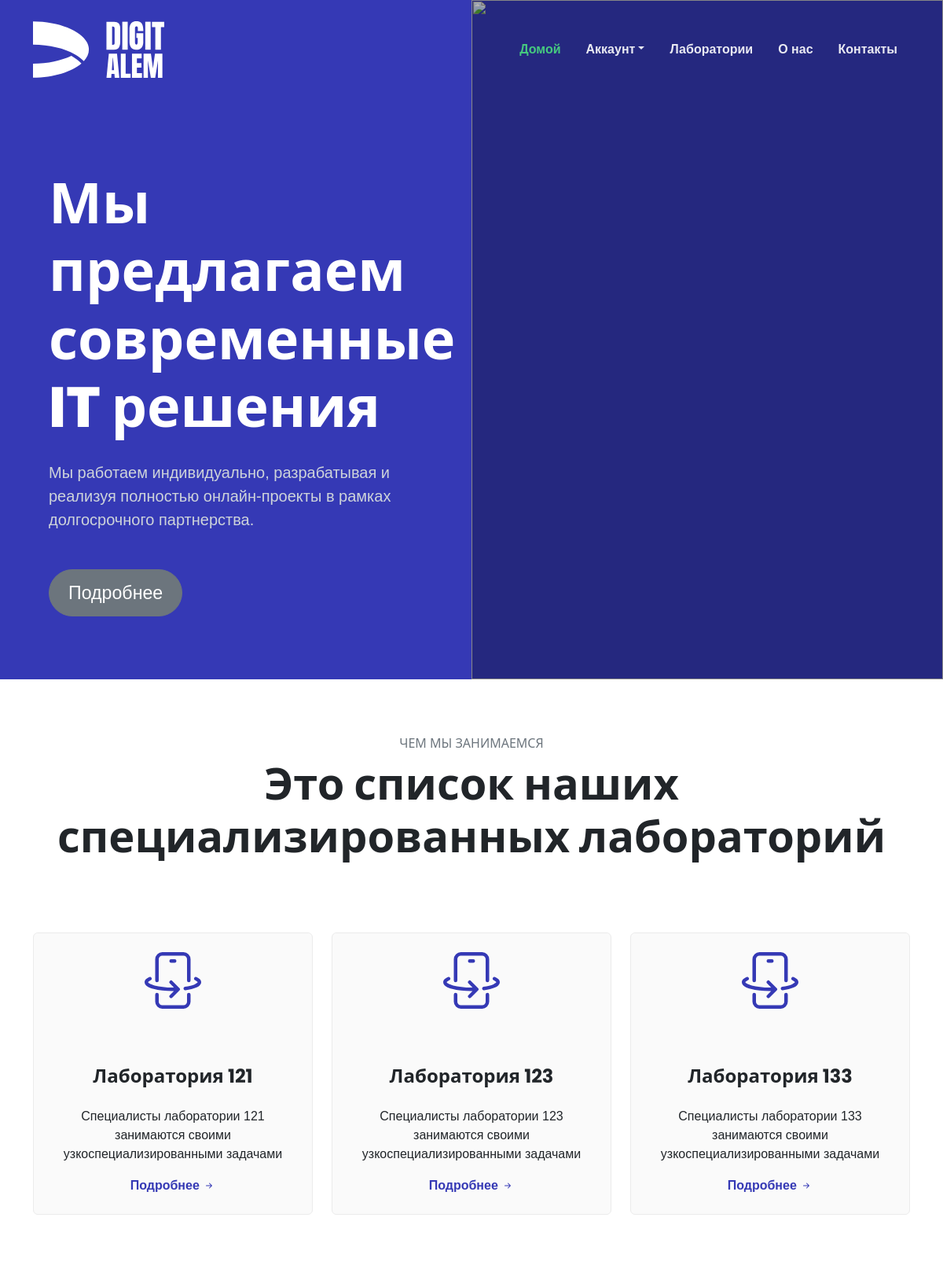
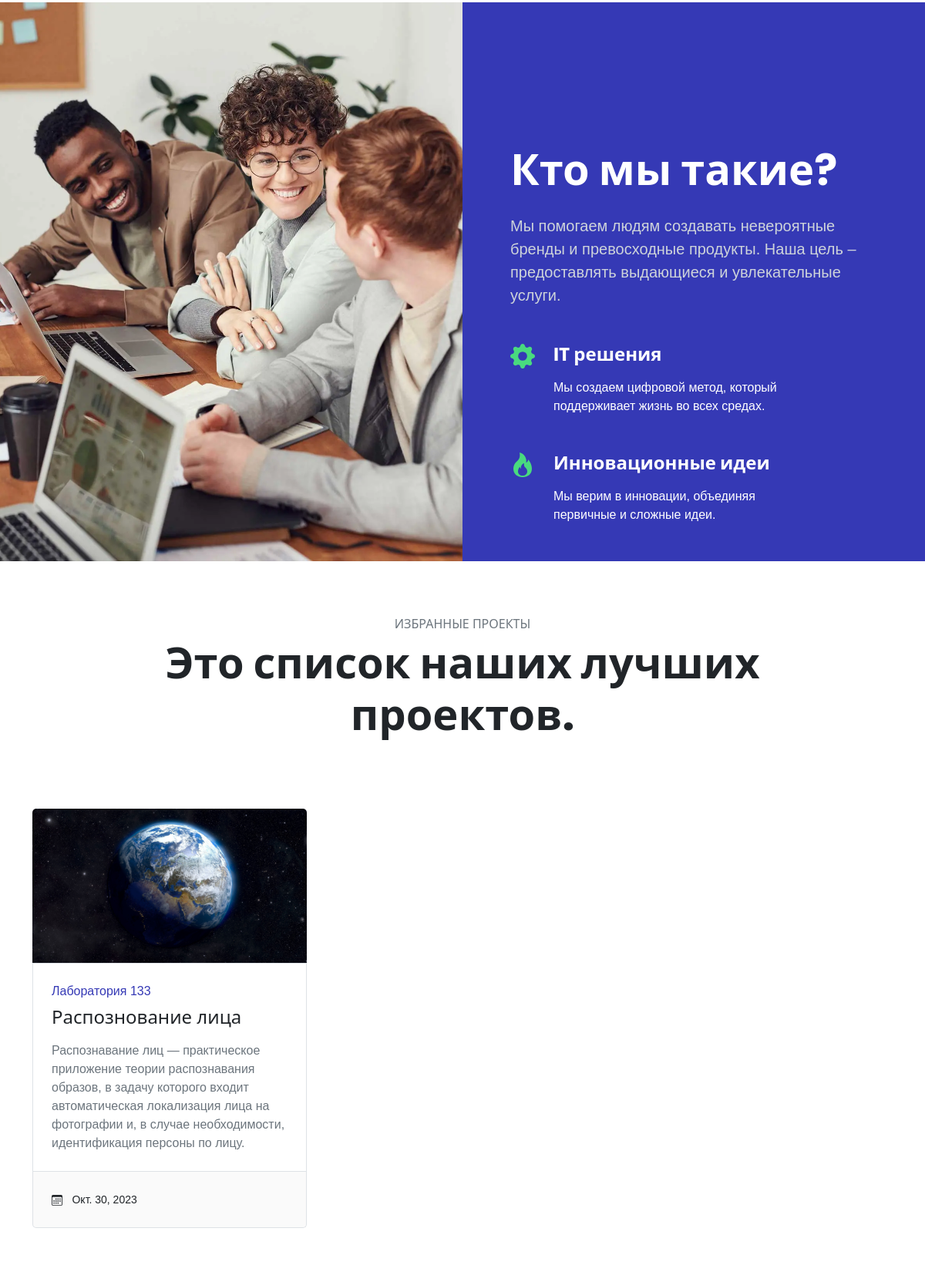
The page / (upper part) on the database its author committed (2 pictures, top to bottom).
### digitapp/models.py (models this page shows, shortened)
class Lab(models.Model):
    name = models.CharField(max_length=100)
    description = models.TextField()
    fields = models.ManyToManyField('Field', related_name='lab')
    image = models.ImageField()
    slug = models.SlugField(max_length=100, unique=True, db_index=True, blank=True)
    def __str__(self):
        return self.name

class Project(models.Model):
    lab = models.ForeignKey('Lab', on_delete=models.DO_NOTHING)
    field = models.ForeignKey('Field', on_delete=models.DO_NOTHING)
    name = models.CharField(max_length=100)
    description = models.TextField()
    content = models.TextField()
    slug = models.SlugField(max_length=100, unique=True, db_index=True, blank=True)
    date = models.DateField(default=timezone.now())
    image = models.ImageField()

### digitapp/views.py (the view)
# urls.py: path('', index, name='index'),
def index(request):
    labs = Lab.objects.all()
    fields = Field.objects.all()
    best_projects = Project.objects.all().select_related('lab')[:3]
    context = {
        'all_fields': fields,
        'best_projects': best_projects,
    }
    return render(request, 'index.html', context)

### digitapp/context_processors.py (called while the page is built)
def labs(request):
    return {'labs': Lab.objects.all()}

### digitapp/templates/index.html (shortened to what this page needs)
{% extends 'base.html' %}
{% load static %}
{% block nav %}
<section class="bg-primary" data-bs-theme="dark">
  <div class="container-fluid overflow-hidden">
    <div class="row">
      <div class="col-12 col-md-6 order-1 order-md-0 align-self-md-end">
        <div class="row py-3 py-sm-5 py-xl-9 bsb-section-mt-md-1 justify-content-sm-center">
          <div class="col-12 col-sm-10">
            <h1 class="display-2 fw-bolder mb-4 text-white">Мы предлагаем современные IT решения</h1>
            <div class="row">
              <div class="col-12 col-xxl-8">
                <p class="fs-5 mb-5 text-secondary">Мы работаем индивидуально, разрабатывая и реализуя полностью онлайн-проекты в рамках долгосрочного партнерства.</p>
              </div>
            </div>
            <div class="d-grid gap-2 d-sm-flex">
              <button type="button" class="btn btn-secondary bsb-btn-2xl rounded-pill">Подробнее</button>
            </div>
          </div>
        </div>
      </div>
      <div class="col-12 col-md-6 p-0">
        <figure class="bsb-overlay-figure w-100 h-100 m-0" style="--bsb-overlay-figure-opacity: .3">
          <img class="img-fluid w-100 h-100 object-fit-cover" loading="lazy" src="{% static 'assets/img/hero/hero-img-1.webp' %}" alt="">
        </figure>
      </div>
    </div>
  </div>
</section>
{% endblock nav %}
{% block main %}
  <section class="py-5 py-xl-8 bsb-section-py-xxl-1">
    <div class="container mb-5 mb-md-6 mb-xl-10">
      <div class="row justify-content-md-center">
        <div class="col-12 text-center">
          <h3 class="fs-6 text-secondary mb-2 text-uppercase">Чем мы занимаемся</h3>
          <h2 class="display-4 fw-bold mb-0">Это список наших специализированных лабораторий</h2>
        </div>
      </div>
    </div>
    <div class="container overflow-hidden">
      <div class="row gy-4 gy-md-0 gx-xxl-5">
        {% for lab in labs %}
        <div class="col-12 col-md-4">
          <div class="card bsb-tpl-bg-lotion bsb-tpl-border-lg-cyan">
            <div class="card-body text-center p-4 p-xxl-5">
              <h4 class="fw-bold mb-4">{{lab.name}}</h4>
              <p class="mb-4 text-secondary">{{lab.description|safe}}</p>
              <a href="{% url 'lab' lab.slug %}" class="fw-bold text-decoration-none link-primary">
                Подробнее
                <svg xmlns="http://www.w3.org/2000/svg" width="16" height="16" fill="currentColor" class="bi bi-arrow-right-short" viewBox="0 0 16 16">
                  <path fill-rule="evenodd" d="M4 8a.5.5 0 0 1 .5-.5h5.793L8.146 5.354a.5.5 0 1 1 .708-.708l3 3a.5.5 0 0 1 0 .708l-3 3a.5.5 0 0 1-.708-.708L10.293 8.5H4.5A.5.5 0 0 1 4 8z" />
                </svg>
              </a>
            </div>
          </div>
        </div>
        {% endfor %}
      </div>
    </div>
  </section>
  <section class="bg-primary" data-bs-theme="dark">
    <div class="container-fluid overflow-hidden">
      <div class="row">
        <div class="col-12 col-md-6 p-0">
          <img class="img-fluid w-100 h-100 object-fit-cover" loading="lazy" src="{% static 'assets/img/about/about-img-1.webp' %}" alt="">
        </div>
        <div class="col-12 col-md-6 align-self-md-end">
          <div class="row py-3 py-sm-5 py-xxl-9 bsb-section-mt-md-1 justify-content-sm-center">
            <div class="col-12 col-sm-10">
              <h2 class="display-4 fw-bold mb-4">Кто мы такие?</h2>
              <p class="fs-5 mb-5 text-secondary">Мы помогаем людям создавать невероятные бренды и превосходные продукты. Наша цель – предоставлять выдающиеся и увлекательные услуги.</p>
              <div class="row">
                <div class="col-12 col-xl-9 col-xxl-7">
                  <div class="d-flex mb-5">
                    <div class="me-4 text-accent">
                    </div>
                    <div>
                      <h4 class="fw-bold mb-3">IT решения</h4>
                      <p class="mb-0">Мы создаем цифровой метод, который поддерживает жизнь во всех средах.</p>
                    </div>
                  </div>
                  <div class="d-flex">
                    <div class="me-4 text-accent">
                    </div>
                    <div>
                      <h4 class="fw-bold mb-3">Инновационные идеи</h4>
                      <p class="mb-0">Мы верим в инновации, объединяя первичные и сложные идеи.</p>
                    </div>
                  </div>
                </div>
              </div>
            </div>
          </div>
        </div>
      </div>
    </div>
  </section>
  <section class="py-5 py-xl-8 bsb-section-py-xxl-1">
    <div class="container mb-5 mb-md-6 mb-xl-10">
      <div class="row justify-content-md-center">
        <div class="col-12 col-md-10  text-center">
          <h3 class="fs-6 text-secondary mb-2 text-uppercase">Избранные проекты</h3>
          <h2 class="display-4 fw-bold mb-0">Это список наших лучших проектов.</h2>
        </div>
      </div>
    </div>
    <div class="container overflow-hidden">
      <div class="row gy-4 gy-lg-0">
        {% for project in best_projects %}
        <div class="col-12 col-lg-4">
          <article>
            <div class="card border-0">
              <figure class="card-img-top m-0 overflow-hidden bsb-overlay-hover">
                <a href="{% url 'project' project.lab.slug project.field.slug project.slug %}">
                  <img class="img-fluid bsb-scale bsb-hover-scale-up" loading="lazy" src="{{project.image.url}}" alt="Business">
                </a>
              </figure>
              <div class="card-body border bg-white p-4">
                <div class="entry-header mb-3">
                  <ul class="entry-meta list-unstyled d-flex mb-2">
                    <li>
                      <a class="link-primary text-decoration-none" href="{% url 'lab' project.lab.slug %}">{{project.lab}}</a>
                    </li>
                  </ul>
                  <h2 class="card-title entry-title h4 mb-0">
                    <a class="link-dark text-decoration-none" href="{% url 'project' project.lab.slug project.field.slug project.slug %}">{{project.name}}</a>
                  </h2>
                </div>
                <p class="card-text entry-summary text-secondary">
                  {{project.description}}
                </p>
              </div>
              <div class="card-footer border border-top-0 bsb-tpl-bg-lotion p-4">
                <ul class="entry-meta list-unstyled d-flex align-items-center m-0">
                  <li>
                      <span class="ms-2 fs-7">{{project.date}}</span>
                  </li>
                </ul>
              </div>
            </div>
          </article>
        </div>
        {% endfor %}
      </div>
    </div>
  </section>
{% endblock main %}

### rows shown on the page
Lab: name "Лаборатория 121", description "Специалисты лаборатории 121 занимаются своими узкоспециализированными задачами"
Lab: name "Лаборатория 123", description "Специалисты лаборатории 123 занимаются своими узкоспециализированными задачами"
Lab: name "Лаборатория 133", description "Специалисты лаборатории 133 занимаются своими узкоспециализированными задачами"
Project: image (picture), lab "Лаборатория 133", name "Распознование лица", description "Распознавание лиц — практическое приложение теории распознавания образов, в задачу которого входит автоматическая локализация лица на фотографии и, в случае необходимости, идентификация персоны по лицу.", date "Окт. 30, 2023"
